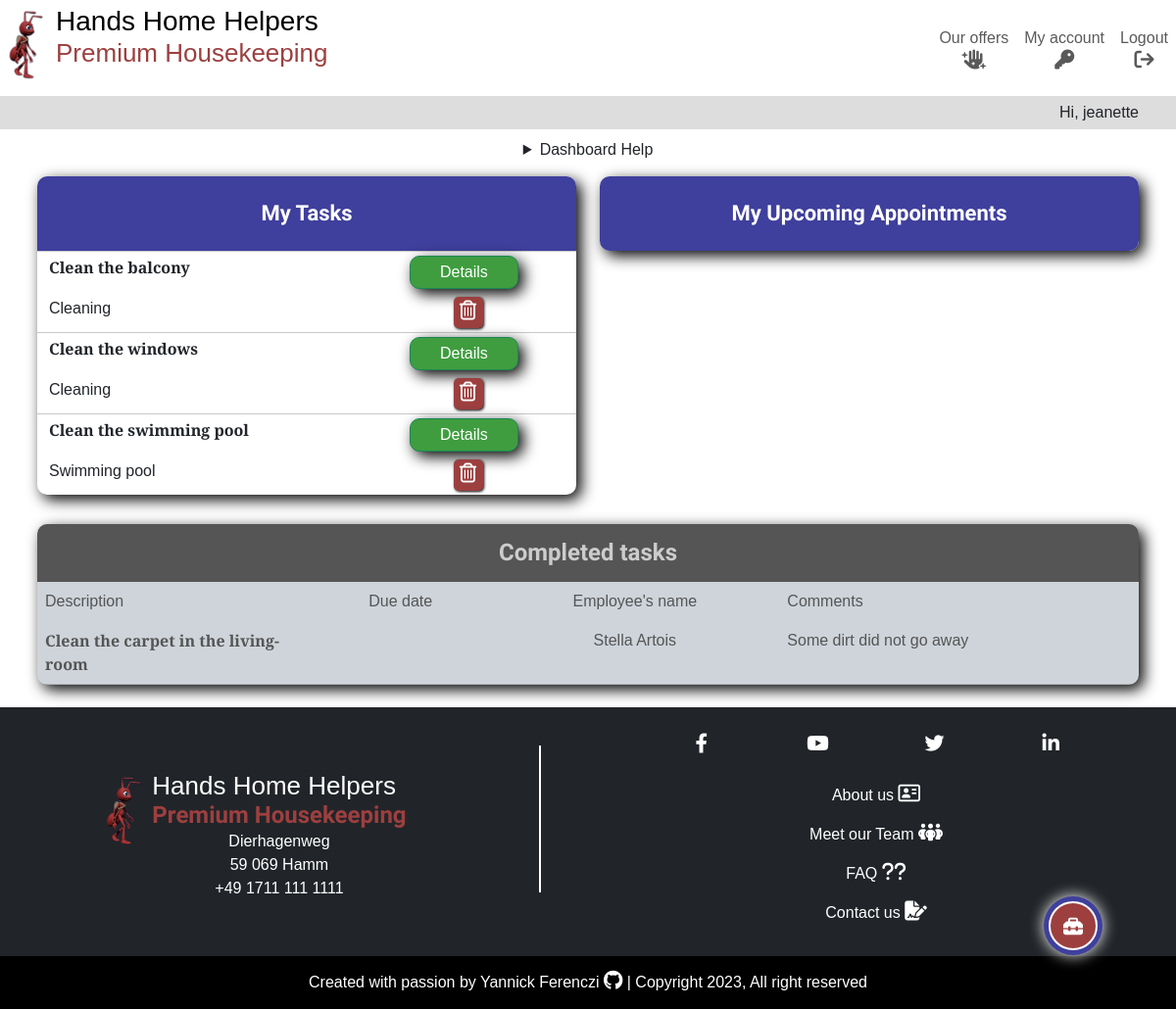
Page /dashboard/ (signed in) on the earlier database version.
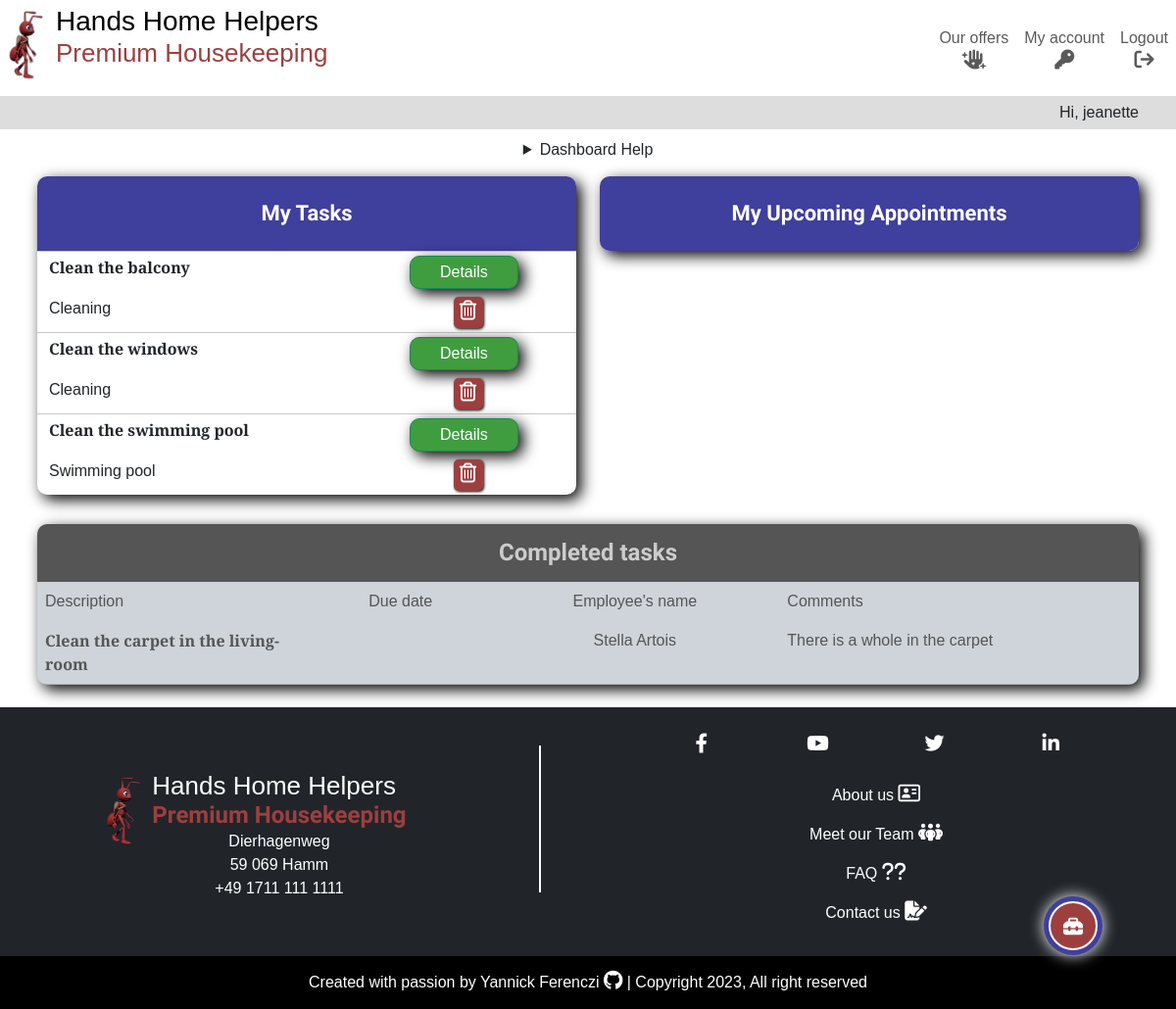
Same page on the later database version.
### tasks/models.py (models this page shows, shortened)
class Task(models.Model):
    CATEGORIES = [
        ("Gardening", "Gardening"),
        ("Cleaning", "Cleaning"),
        ("Garden patch", "Garden patch"),
        ("Swimming pool", "Swimming pool"),
        ("Renovation and repair", "Renovation and repair"),
        ("Home care", "Home care"),
    ]
    name = models.CharField(max_length=250, verbose_name="Description")
    done = models.BooleanField(default=False)
    owner = models.ForeignKey(
        User,
        on_delete=models.CASCADE,
        related_name="task_owner",
    )
    created_on = models.DateField(auto_now_add=True)
    category = models.CharField(
        max_length=50,
        choices=CATEGORIES,
        default="Cleaning",
    )
    employee = models.ForeignKey(
        Employee,
        on_delete=models.PROTECT,
        related_name="employees",
        blank=True,
        null=True,
    )
    comment = models.CharField(max_length=250, blank=True, null=True)
    due_date = models.DateField(
        null=True,
        blank=True,
    )
    class Meta:
        ordering = ["-created_on"]

class Employee(models.Model):
    first_name = models.CharField(max_length=250)
    last_name = models.CharField(max_length=250)
    active = models.BooleanField(default=True)
    @property
    def full_name(self):
        return f"{self.first_name} {self.last_name}"

### tasks/views.py (the view)
class TaskList(LoginRequiredMixin, generic.ListView):
    model = Task
    template_name = "tasks/dashboard.html"
    paginated_by = 50
    def get_queryset(self):
        return Task.objects.filter(owner=self.request.user)
    def get_context_data(self, *args, **kwargs):
        context = super().get_context_data(*args, **kwargs)
        appointments = Appointment.objects.filter(
            appointment_owner=self.request.user
        ).order_by("appointment_day")
        context["appointments"] = appointments
        return context

### tasks/templates/tasks/dashboard.html (shortened to what this page needs)
{% extends "base.html" %}
{% load static %}
{% block content %}
<div class="container-fluid container-lg p-2">
    <div class="row">
        <div class="col">
            <details>
                <summary class="centered-content">Dashboard Help</summary>
            </details>
        </div>
    </div>
    <div class="row">
        <div class="col-12 col-md-6 order-2 order-md-1">
            <div class="dashboard-item">
                <div class="row">
                    <div class="col align-self-center">
                        <h4>My Tasks</h4>
                    </div>
                </div>
                {% for task in task_list %}
                {% if not task.done %}
                <div class="row m-0">
                    <hr>
                    <div class="col-7">
                        <p class="task-title my-1">{{ task.name }}</p>
                    </div>
                    <div class="col-5 centered-content">
                        <a class="form-btn btn btn-success my-1 py-1" aria-label="See task's details" href="{% url 'task_detail' task.id %}">Details</a>
                    </div>
                    <div class="col-9 my-1">
                        <p>{{ task.category }}</p>
                    </div>
                    <div class="col-3 my-1 centered-content">
                        <div class="btn-delete centered-content">
                            <a aria-label="Delete the task" href="{% url 'delete_task' task.pk %}">
                                <p class="centered-content p-1"><i class="fa-regular fa-trash-can white-text"></i></p>
                            </a>
                        </div>
                    </div>
                </div>
                {% endif %}
                {% endfor %}
            </div>
        </div>
        <div class="col-12 col-md-6 order-1 order-md-2">
            <div class="dashboard-item">
                <div class="row">
                    <div class="col">
                        <h4>My Upcoming Appointments</h4>
                    </div>
                </div>
            </div>
        </div>
    </div>
    <div class="row">
        <div class="col">
            <div class="dashboard-item bg-dark-subtle grey-text">
                <div class="row">
                    <h3 class="grey-title">Completed tasks</h3>
                </div>
                <div class="row d-none d-md-flex">
                    <div class="col-3">
                        <p class="m-2">Description</p>
                    </div>
                    <div class="col-2">
                        <p class="centered-content my-2">Due date</p>
                    </div>
                    <div class="col-3">
                        <p class="centered-content my-2">Employee's name</p>
                    </div>
                    <div class="col-4">
                        <p class="my-2">Comments</p>
                    </div>
                </div>
                {% for task in task_list %}
                {% if task.done %}
                <div class="row">
                    <div class="col-6 col-md-3">
                        <p class="grey-text task-title m-2">{{ task.name }}</p>
                    </div>
                    <div class="col-6 col-md-2">
                    </div>
                    <div class="col-6 col-md-3">
                        <p class="centered-content my-2">{{ task.employee.full_name }}</p>
                    </div>
                    <div class="col-6 col-md-4">
                        <p class="my-2">{% if task.comment %}{{ task.comment }}{% else %}no-comments{% endif %}</p>
                    </div>
                </div>
                <hr>
                {% endif %}
                {% endfor %}
            </div>
        </div>
    </div>
</div>
{% endblock content %}

Differences in the rows shown:
changed Task "Clean the carpet in the living-room": comment "Some dirt did not go away" → "There is a whole in the carpet"
